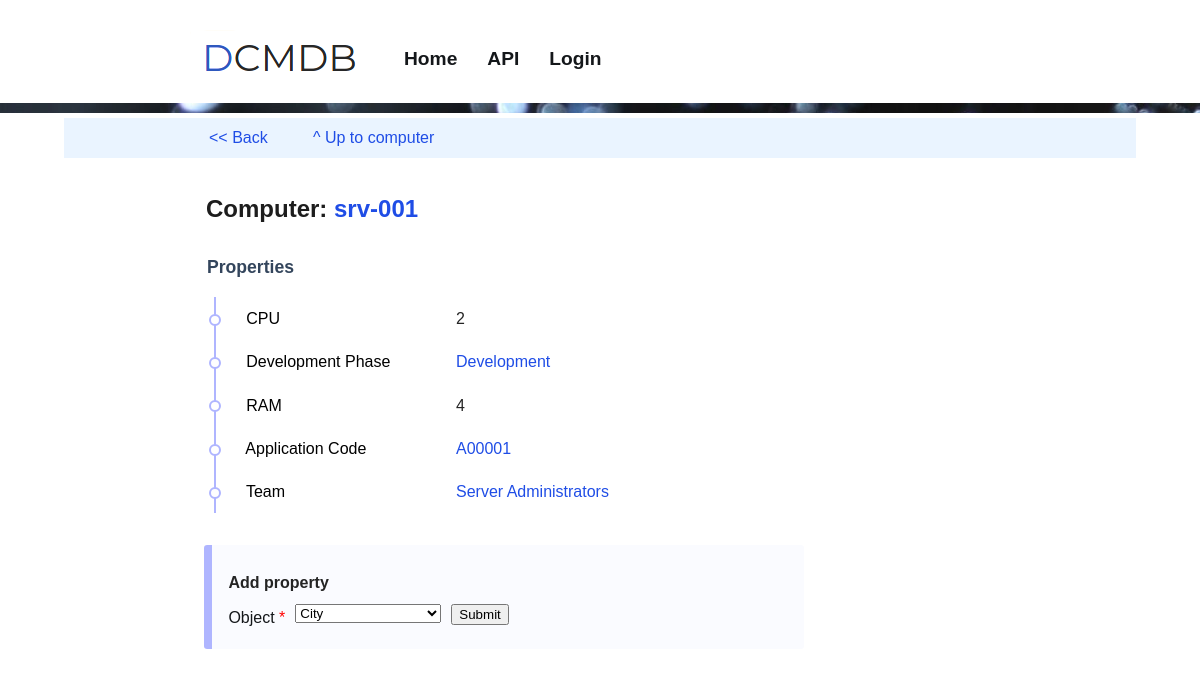
/ui/api/v1/class/computer/srv-001, run on the app's committed database.
### tables this page shows
CREATE TABLE classes (id integer primary key autoincrement, handle text UNIQUE, name text, type text, description text, appended integer, unit text, value_prefix, value_limit text, applies_to text, accepts text);

CREATE TABLE records (id integer primary key autoincrement, class_id int, handle text, label text, value text, target_id int, alias_src_id int, alias_dst_id int);

### frontend/api_v1.py (the view)
@api.route('/ui/api/v1/class/<class_handle>/<record_handle>', methods=['GET', 'POST'])
@api.route('/ui/api/v1/class/<class_handle>/<record_handle>/', methods=['GET', 'POST'])
def route_record_handle(class_handle, record_handle):
    rc = get_record_class(class_handle)
    rec_id = index.backend.get_record_id(rc.id, record_handle)
    return render_record_details(rec_id)

### frontend/forms.py
class AddPropertyForm_choose_class(FlaskForm):
    class_handle   = SelectField('Object', validators=[Optional()])
    submit1       = SubmitField('Submit')

class AddPropertyForm_choose_record(FlaskForm):
    class_handle   = StringField('Class',validators=[InputRequired()])
    record_handle = SelectField('Record', validators=[InputRequired()])
    submit2       = SubmitField('Submit')

### backend/app.py (called while the page is built)
    def get_record_class(self, class_id):
        query = "SELECT * FROM classes WHERE id = {}".format(class_id)
        row = self.db.fetch_one(query)
        if row is None or row is False:
            return False
        return RecordClass(self, class_id)

    def get_all_record_classes(self):
        query = "SELECT * FROM classes"
        return self.get_object_list(query, RecordClass)

    def get_record(self, record_id):
        query = "SELECT * FROM records WHERE id = {}".format(record_id)
        row = self.db.fetch_one(query)
        if row is None or row is False:
            return False
        return Record(self, record_id)

    def get_record_class_id(self, class_handle):
        query = "SELECT id FROM classes WHERE handle = '{}';".format(class_handle)
        row = self.db.fetch_one(query)
        if row:
            return row[0]
        return False

    def get_record_id(self, class_id, record_handle):
        query = "SELECT id FROM records WHERE handle = '{}' AND class_id = {};" \
                .format(record_handle, class_id)
        row = self.db.fetch_one(query)
        if row:
            return row[0]
        return False

    def get_object_list(self, query, ObjectClass):
        query_result = self.db.fetch_all(query)
        object_list = []
        for row in query_result:
            obj_id = row[0]
            obj = ObjectClass(self, obj_id)
            object_list.append(obj)
        return object_list

    def csl_to_list(self, csl):
        l = csl.split(", ")
        return list(filter(None, l))

### backend/application/sqlite_engine.py (called while the page is built)
    def connect(self):
        if self.connection == False:
            self.connection = sqlite3.connect(self.url)
            self.cursor = self.connection.cursor()

    def commit(self):
        self.connection.commit()

    def close_connection(self):
        self.connection.close()
        self.connection = False

    def fetch_one(self, query):
        self.connect()
        qr = self.cursor.execute(query)
        result = self.cursor.fetchone()
        self.commit()
        self.close_connection()
        return result

### frontend/templates/api_v1_record_details.html (shortened to what this page needs)
{% extends "base.html" %}
{% from 'common.html' import api_nav %}
{% from 'common.html' import input as input %}
{% block extra_css %}
		<link rel="stylesheet" href="/static/dist/css/forms.css" />
{% endblock %}
{% block content %}
<article style="max-width:100vw;" class="flat-article">
	{{ api_nav(g) }}
</article>
<article class="flat-article">
	<h1> {{ g.record.class_name }}:  <a href="/ui/api/v1/{{ g.record.url }}">{{ g.title }}</a></h1>
</article>
<article>
<table>
	<table class="tablelist">
		{% if g.record.custom_attributes %}
			<tr><td colspan="3"><h2>Properties</h2></td></tr>
			{% for group in g.record.custom_attributes %}
				{% set rc = group[1][0].record_class %}
				<tr>
					<td class="bullet" valign="top" rowspan="{{ group[1]|length + 1 }}">
						<a style="color:black;" href="/ui/api/v1/{{ rc.url }}">
							{{ rc.name }}
						</a>
					</td>
				</tr>
				{% for obj in group[1] %}
					<tr>
						{% if obj.class_type == 'value' %}
							<td>
								 {{ obj.value }}
							</td>
						{% elif obj.class_type == 'alias' %}
							<td colspan="2">
								<a href="/ui/api/v1/{{ obj.alias_src.url }}">
									{{ obj.alias_src.label }}
								</a>
							</td>
						{% else %}
							<td colspan="2">
								<a href="/ui/api/v1/{{ obj.url }}">
									{{ obj.label }}
								</a>
							</td>
						{% endif %}
					</tr>
				{% endfor %}
			{% endfor %}
		{% endif %}
	</table>
</article>
<div id="nav-inpage" class="dark">
		{% if g.form == 'choose_class' %}
		<form method="POST" class="flat">
		<h4> Add property</h4>
		{{ input(form.class_handle,5,True) }}
		{{ form.submit1 }}
		</form>
		{% endif %}
</div>
{% endblock %}

### data on the page
classes: record.class_name "Computer"
records: title "srv-001"
classes: name "CPU", value "2"
classes: name "Development Phase"
records: label "Development"
classes: name "RAM"
classes: name "Application Code"
records: label "A00001"
classes: name "Team"
records: label "Server Administrators"

### other printed values
{{ g.parent_page_link_name }} "^ Up to computer"
{{ obj.value }} "4"
{{ field.label }} "Object"
